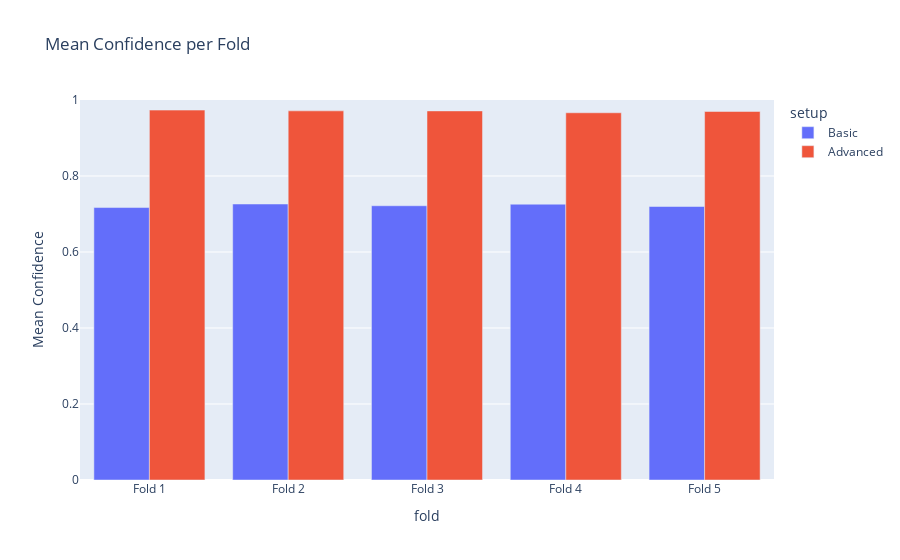

The notebook cell saved with this chart:
### Markdown cell above
#### **Mean Confidence**

### Code cell
fig = px.bar(
    combined_df,
    x="fold",
    y="mean_confidence",
    color="setup",
    barmode="group",
    title="Mean Confidence per Fold"
)
fig.update_layout(yaxis_range=[0, 1], yaxis_title="Mean Confidence")
fig.show()

### Figure 1 — Plotly figure (JSON) as saved in the notebook; plotly's stock layout.template omitted (floating-point values rounded to 4 significant figures)
{"data": [{"alignmentgroup": "True", "hovertemplate": "setup=Basic<br>fold=%{x}<br>mean_confidence=%{y}<extra></extra>", "legendgroup": "Basic", "marker": {"color": "#636efa", "pattern": {"shape": ""}}, "name": "Basic", "offsetgroup": "Basic", "orientation": "v", "showlegend": true, "textposition": "auto", "type": "bar", "x": ["Fold 1", "Fold 2", "Fold 3", "Fold 4", "Fold 5"], "xaxis": "x", "y": [0.717, 0.7263, 0.7217, 0.7258, 0.7197], "yaxis": "y"}, {"alignmentgroup": "True", "hovertemplate": "setup=Advanced<br>fold=%{x}<br>mean_confidence=%{y}<extra></extra>", "legendgroup": "Advanced", "marker": {"color": "#EF553B", "pattern": {"shape": ""}}, "name": "Advanced", "offsetgroup": "Advanced", "orientation": "v", "showlegend": true, "textposition": "auto", "type": "bar", "x": ["Fold 1", "Fold 2", "Fold 3", "Fold 4", "Fold 5"], "xaxis": "x", "y": [0.9734, 0.9714, 0.9713, 0.9664, 0.9698], "yaxis": "y"}], "layout": {"barmode": "group", "legend": {"title": {"text": "setup"}, "tracegroupgap": 0}, "title": {"text": "Mean Confidence per Fold"}, "xaxis": {"anchor": "y", "domain": [0, 1], "title": {"text": "fold"}}, "yaxis": {"anchor": "x", "domain": [0, 1], "range": [0, 1], "title": {"text": "Mean Confidence"}}}}
